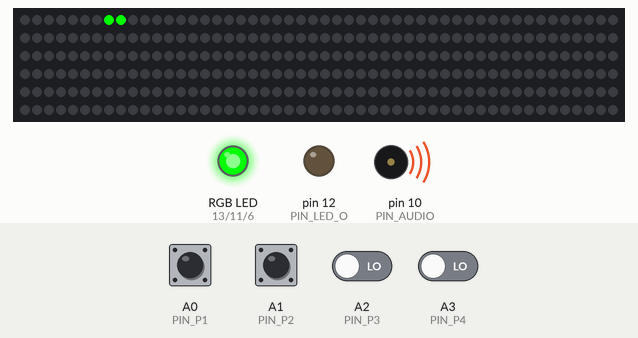
Simulated run of this sketch. Board: Arduino Uno, built with avr-gcc and run on an emulated ATmega328P. Shown: 300 RGB LEDs in strip order, left to right, continuing on the next row, an RGB LED mixed from three pins (HIGH = lit), output pins drawn as LEDs (lit = HIGH), buzzer (waves = sounding). The inputs (shaded band) are chosen by the test bench; at power-on: A0 (PIN_P1) HIGH, A1 (PIN_P2), A2 (PIN_P3), A3 (PIN_P4) LOW. Dim RGB values are drawn brighter than linear.

Above: at 6.3 s.
9.5 s: A1 (PIN_P2) driven HIGH
At 11.15 s:
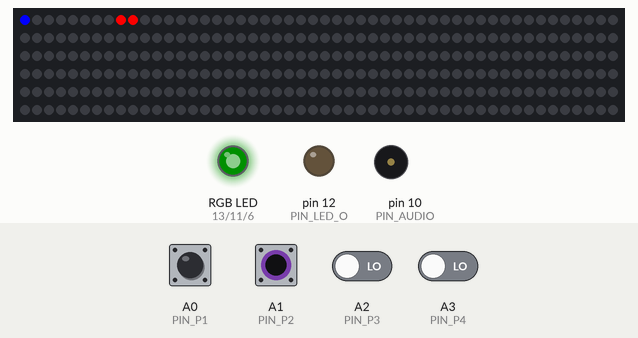
11.2 s: A2 (PIN_P3) driven HIGH
At 11.39 s:
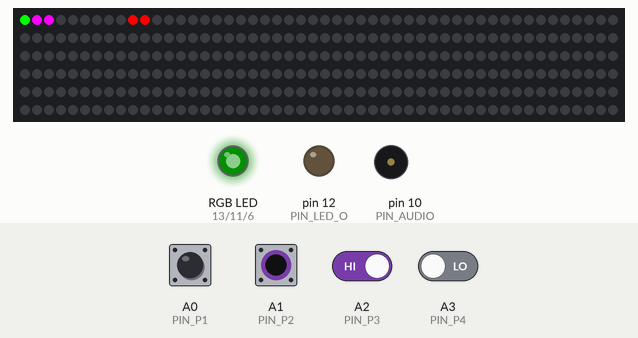
13.1 s: A3 (PIN_P4) driven HIGH
At 13.28 s:
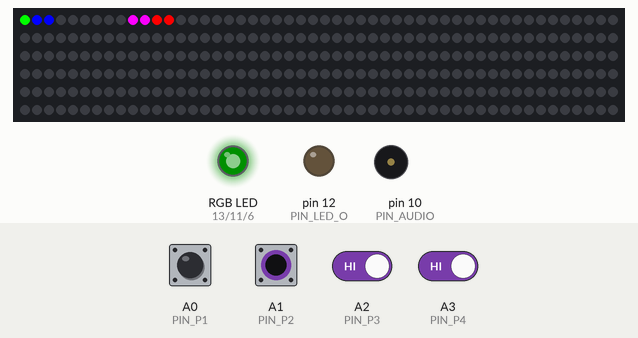
15.0 s: A0 (PIN_P1) pulsed LOW 2 times (0.12 s each, 0.3 s apart)
At 15.43 s:
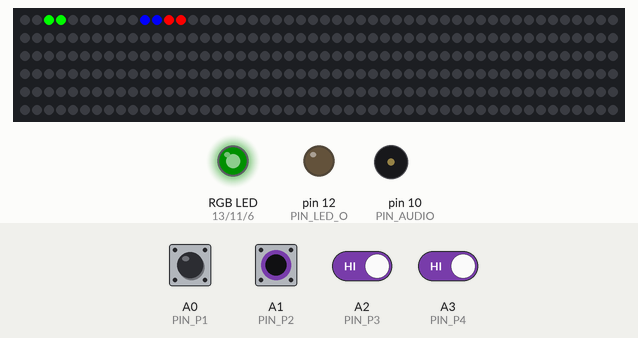
17.1 s: A1 (PIN_P2) pulsed LOW 5 times (0.12 s each, 0.3 s apart)
Timing chart, 0 to 20.1 s (numbered marks = the images above; inputs shaded):
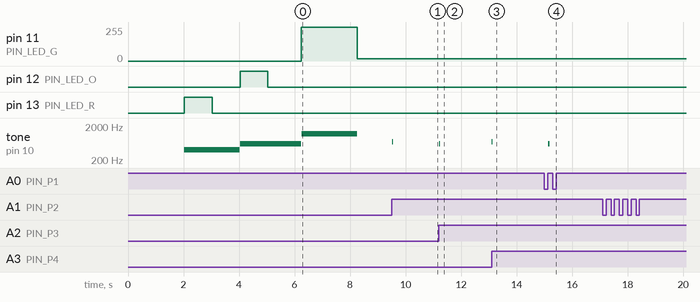

The sketch:

Echidna_OLR_4P.ino
```cpp
// (licence header left out)
#include <Adafruit_NeoPixel.h>
#define MAXLED         300 // MAX LEDs actives on strip

#define PIN_LED        8    // R 500 ohms to DI pin for WS2812 and WS2813, for WS2813 BI pin of first LED to GND
#define PIN_P1         A0    // switch player 1 to PIN A0 and GND
#define PIN_P2         A1    // switch player 2 to PIN A1 and GND
#define PIN_P3         A2    // switch player 3 to PIN A2 and GND
#define PIN_P4         A3    // switch player 4 to PIN A3 and GND
#define PIN_AUDIO     10    // BUZZER
#define PIN_LED_R     13    // Led Red
#define PIN_LED_O     12    // Led Orange
#define PIN_LED_G     11    // Led Green
#define PIN_LED_B      6    // Led Blue


int NPIXELS=MAXLED; // leds on track

#define COLOR1    track.Color(255,0,0)
#define COLOR2    track.Color(0,255,0)
#define COLOR3    track.Color(255,0,255)
#define COLOR4    track.Color(0,0,255)
int win_music[] = {
  2637, 2637, 0, 2637,
  0, 2093, 2637, 0,
  3136
};

byte  gravity_map[MAXLED];

int TBEEP=3;

float speed1=0;
float speed2=0;
float speed3=0;
float speed4=0;
float dist1=0;
float dist2=0;
float dist3=0;
float dist4=0;

byte loop1=0;
byte loop2=0;
byte loop3=0;
byte loop4=0;

byte leader=0;
byte loop_max=3; //total laps race


float ACEL=0.2;
float kf=0.015; //friction constant
float kg=0.003; //gravity constant

byte flag_sw1=0;
byte flag_sw2=0;
byte flag_sw3=0;
byte flag_sw4=0;
byte draworder=0;

unsigned long timestamp=0;

Adafruit_NeoPixel track = Adafruit_NeoPixel(MAXLED, PIN_LED, NEO_GRB + NEO_KHZ800);

int tdelay = 5;

void set_ramp(byte H,byte a,byte b,byte c)
{for(int i=0;i<(b-a);i++){gravity_map[a+i]=127-i*((float)H/(b-a));};
 gravity_map[b]=127;
 for(int i=0;i<(c-b);i++){gravity_map[b+i+1]=127+H-i*((float)H/(c-b));};
}

void set_loop(byte H,byte a,byte b,byte c)
{for(int i=0;i<(b-a);i++){gravity_map[a+i]=127-i*((float)H/(b-a));};
 gravity_map[b]=255;
 for(int i=0;i<(c-b);i++){gravity_map[b+i+1]=127+H-i*((float)H/(c-b));};
}


void setup() {
  for(int i=0;i<NPIXELS;i++){gravity_map[i]=127;};
  track.begin();
  pinMode(PIN_P1,INPUT); //Choose INPUT_PULLUP or INPUT. Using EchidnaShield: INPUT
  pinMode(PIN_P2,INPUT);
  pinMode(PIN_P3,INPUT);
  pinMode(PIN_P4,INPUT);
  pinMode(PIN_LED_R,OUTPUT);
  pinMode(PIN_LED_O,OUTPUT);
  pinMode(PIN_LED_G,OUTPUT);
  pinMode(PIN_LED_B,OUTPUT);

  if ((digitalRead(PIN_P1)==0)) //push switch 1 on reset for activate physic
  {
    set_ramp(12,90,100,110);    // ramp centred in LED 100 with 10 led fordward and 10 backguard
    for(int i=0;i<NPIXELS;i++){track.setPixelColor(i, track.Color(0,0,(127-gravity_map[i])/8) );};
    digitalWrite (PIN_LED_B, HIGH);
    track.show();
  };
  start_race();
}

void start_race(){for(int i=0;i<NPIXELS;i++){track.setPixelColor(i, track.Color(0,0,0));};
                  digitalWrite(PIN_LED_O,LOW);
                  track.show();
                  delay(2000);
                  track.setPixelColor(12, track.Color(255,0,0));
                  track.setPixelColor(11, track.Color(255,0,0));
                  track.show();
                  digitalWrite(PIN_LED_R,HIGH);
                  tone(PIN_AUDIO,400);
                  delay(1000);
                  digitalWrite(PIN_LED_R,LOW);
                  delay(1000);
                  noTone(PIN_AUDIO);
                  track.setPixelColor(12, track.Color(0,0,0));
                  track.setPixelColor(11, track.Color(0,0,0));
                  track.setPixelColor(10, track.Color(255,200,0));
                  track.setPixelColor(9, track.Color(255,200,0));
                  track.show();
                  digitalWrite(PIN_LED_O,HIGH);
                  tone(PIN_AUDIO,600);
                  delay(1000);
                  digitalWrite(PIN_LED_O,LOW);
                  delay(1200);
                  digitalWrite(PIN_LED_G,HIGH);
                  noTone(PIN_AUDIO);
                  track.setPixelColor(9, track.Color(0,0,0));
                  track.setPixelColor(10, track.Color(0,0,0));
                  track.setPixelColor(8, track.Color(0,255,0));
                  track.setPixelColor(7, track.Color(0,255,0));
                  track.show();
                  tone(PIN_AUDIO,1200);
                  delay(2000);
                  digitalWrite(PIN_LED_G,LOW);
                  digitalWrite(PIN_LED_B,LOW);
                  analogWrite(PIN_LED_G,16);
                  noTone(PIN_AUDIO);
                  timestamp=0;
                 };

void winner_fx() {
               int msize = sizeof(win_music) / sizeof(int);
               for (int note = 0; note < msize; note++) {
               tone(PIN_AUDIO, win_music[note],200);
               delay(230);
               noTone(PIN_AUDIO);

}


              };

void burning1(){
//to do
 }

void burning2(){
//to do
 }

void track_rain_fx(){
//to do
 }

void track_oil_fx(){
//to do
 }

void track_snow_fx(){
//to do
 }


void fuel_empty(){
//to do
 }

void fill_fuel_fx(){
//to do
 }

void in_track_boxs_fx(){
//to do
 }

void pause_track_boxs_fx(){
//to do
 }

void flag_boxs_stop(){
//to do
 }

void flag_boxs_ready(){
//to do
 }

void draw_safety_car(){
//to do
 }

void telemetry_rx(){
  //to do
 }

void telemetry_tx(){
  //to do
 }

void telemetry_lap_time_car1(){
//to do
 }

void telemetry_lap_time_car2(){
//to do
 }

void telemetry_record_lap(){
//to do
 }

void telemetry_total_time(){
//to do
 }

int read_sensor(byte player){
//to do
}

int calibration_sensor(byte player){
  //to do
}

int display_lcd_laps(){
  //to do
}

int display_lcd_time(){
  //to do
}


void draw_car1(void){for(int i=0;i<=loop1;i++){track.setPixelColor(((word)dist1 % NPIXELS)+i, track.Color(0,255-i*20,0));};
  }

void draw_car2(void){for(int i=0;i<=loop2;i++){track.setPixelColor(((word)dist2 % NPIXELS)+i, track.Color(255-i*20,0,0));};
 }

void draw_car3(void){for(int i=0;i<=loop3;i++){track.setPixelColor(((word)dist3 % NPIXELS)+i, track.Color(255-i*20,0,255-i*20));};
  }

void draw_car4(void){for(int i=0;i<=loop4;i++){track.setPixelColor(((word)dist4 % NPIXELS)+i, track.Color(0,0,255-i*20));};
 }

void loop() {
    //for(int i=0;i<NPIXELS;i++){track.setPixelColor(i, track.Color(0,0,0));};
    for(int i=0;i<NPIXELS;i++){track.setPixelColor(i, track.Color(0,0,(127-gravity_map[i])/8) );};

    if ( (flag_sw1==1) && (digitalRead(PIN_P1)==1) ) {flag_sw1=0;speed1+=ACEL;}; //0
    if ( (flag_sw1==0) && (digitalRead(PIN_P1)==0) ) {flag_sw1=1;}; //1

    if ((gravity_map[(word)dist1 % NPIXELS])<127) speed1-=kg*(127-(gravity_map[(word)dist1 % NPIXELS]));
    if ((gravity_map[(word)dist1 % NPIXELS])>127) speed1+=kg*((gravity_map[(word)dist1 % NPIXELS])-127);


    speed1-=speed1*kf;

    if ( (flag_sw2==1) && (digitalRead(PIN_P2)==1) ) {flag_sw2=0;speed2+=ACEL;};
    if ( (flag_sw2==0) && (digitalRead(PIN_P2)==0) ) {flag_sw2=1;};

    if ((gravity_map[(word)dist2 % NPIXELS])<127) speed2-=kg*(127-(gravity_map[(word)dist2 % NPIXELS]));
    if ((gravity_map[(word)dist2 % NPIXELS])>127) speed2+=kg*((gravity_map[(word)dist2 % NPIXELS])-127);

    speed2-=speed2*kf;

    if ( (flag_sw3==1) && (digitalRead(PIN_P3)==1) ) {flag_sw3=0;speed3+=ACEL;};
    if ( (flag_sw3==0) && (digitalRead(PIN_P3)==0) ) {flag_sw3=1;};

    if ((gravity_map[(word)dist3 % NPIXELS])<127) speed3-=kg*(127-(gravity_map[(word)dist3 % NPIXELS]));
    if ((gravity_map[(word)dist3 % NPIXELS])>127) speed3+=kg*((gravity_map[(word)dist3 % NPIXELS])-127);

    speed3-=speed3*kf;

    if ( (flag_sw4==1) && (digitalRead(PIN_P4)==1) ) {flag_sw4=0;speed4+=ACEL;};
    if ( (flag_sw4==0) && (digitalRead(PIN_P4)==0) ) {flag_sw4=1;};

    if ((gravity_map[(word)dist4 % NPIXELS])<127) speed4-=kg*(127-(gravity_map[(word)dist4 % NPIXELS]));
    if ((gravity_map[(word)dist4 % NPIXELS])>127) speed4+=kg*((gravity_map[(word)dist4 % NPIXELS])-127);

    speed4-=speed4*kf;

    dist1+=speed1;
    dist2+=speed2;
    dist3+=speed3;
    dist4+=speed4;

    if (dist1>dist2 and dist1>dist3 and dist1>dist4) {leader=1;}
    if (dist2>dist1 and dist2>dist3 and dist2>dist4) {leader=2;}
    if (dist3>dist1 and dist3>dist2 and dist3>dist4) {leader=3;}
    if (dist4>dist1 and dist4>dist2 and dist4>dist3) {leader=4;} ;

    if (dist1>NPIXELS*loop1) {loop1++;tone(PIN_AUDIO,600);TBEEP=2;};
    if (dist2>NPIXELS*loop2) {loop2++;tone(PIN_AUDIO,700);TBEEP=2;};
    if (dist3>NPIXELS*loop3) {loop3++;tone(PIN_AUDIO,600);TBEEP=2;};
    if (dist4>NPIXELS*loop4) {loop4++;tone(PIN_AUDIO,700);TBEEP=2;};

    if (loop1>loop_max) {for(int i=0;i<NPIXELS;i++){track.setPixelColor(i, track.Color(0,16,0));}; track.show();
                                                    winner_fx();loop1=0;loop2=0;loop3=0;loop4=0;dist1=0;dist2=0;dist3=0;dist4=0;speed1=0;speed2=0;speed3=0;speed4=0;timestamp=0;
                                                     digitalWrite(PIN_LED_G,LOW);
                                                    start_race();
                                                   }
    if (loop2>loop_max) {for(int i=0;i<NPIXELS;i++){track.setPixelColor(i, track.Color(16,0,0));}; track.show(); //255 -> 128
                                                    winner_fx();loop1=0;loop2=0;loop3=0;loop4=0;dist1=0;dist2=0;dist3=0;dist4=0;speed1=0;speed2=0;speed3=0;speed4=0;timestamp=0;
                                                     digitalWrite(PIN_LED_G,LOW);
                                                    start_race();
                                                   }

    if (loop3>loop_max) {for(int i=0;i<NPIXELS;i++){track.setPixelColor(i, track.Color(16,0,16));}; track.show();
                                                    winner_fx();loop1=0;loop2=0;loop3=0;loop4=0;dist1=0;dist2=0;dist3=0;dist4=0;speed1=0;speed2=0;speed3=0;speed4=0;timestamp=0;
                                                     digitalWrite(PIN_LED_G,LOW);
                                                    start_race();
                                                   }
    if (loop4>loop_max) {for(int i=0;i<NPIXELS;i++){track.setPixelColor(i, track.Color(0,0,16));}; track.show(); //255 -> 128
                                                   winner_fx();loop1=0;loop2=0;loop3=0;loop4=0;dist1=0;dist2=0;dist3=0;dist4=0;speed1=0;speed2=0;speed3=0;speed4=0;timestamp=0;
                                                     digitalWrite(PIN_LED_G,LOW);
                                                    start_race();
                                                   }

    if ((millis() & 512)==(512*draworder)) {if (draworder==0) {draworder=1;}
                          else {draworder=0;}
                         };

    if (draworder==0) {draw_car1();draw_car2();draw_car3();draw_car4();}
        else {draw_car4();draw_car3();draw_car2();draw_car1();}

    track.show();
    delay(tdelay);

    if (TBEEP>0) {TBEEP-=1;
                  if (TBEEP==0) {noTone(PIN_AUDIO);}; // lib conflict !!!! interruption off by neopixel
                 };
}
```

Measured:
- after the input at 9.5 s, tone on pin 10 (PIN_AUDIO): silent → 700 Hz at once, → silent 0.04 s later; the LEDs: first change after 0.05 s (image 1 shows a later state)
- after the input at 11.2 s, tone on pin 10 (PIN_AUDIO): silent → 600 Hz at once, → silent 0.04 s later; the LEDs: first change after 0.12 s (image 2 shows a later state)
- after the input at 13.1 s, tone on pin 10 (PIN_AUDIO): silent → 700 Hz at once, → silent 0.04 s later
- after the input at 15.0 s, tone on pin 10 (PIN_AUDIO): silent → 600 Hz after 0.14 s, → silent 0.04 s later
